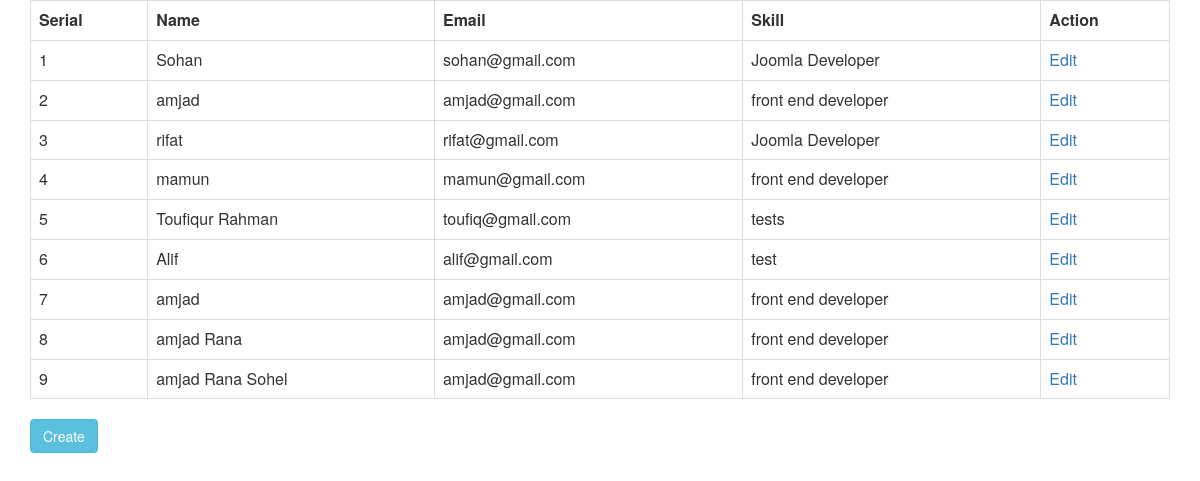
The page / on the database its author committed.
### tables this page shows
CREATE TABLE `tbl_user` (
  `id` int(11) NOT NULL,
  `name` varchar(50) NOT NULL,
  `email` varchar(255) NOT NULL,
  `skill` varchar(50) NOT NULL
);

### Database.php (called while the page is built, shortened)
<?php
class Database
{
    public $host = DB_HOST;
    public $user = DB_USER;
    public $pass = DB_PASS;
    public $dbname = DB_NAME;
    public $link;
    private function connectDB()
    {
        $this->link = new mysqli($this->host, $this->user, $this->pass, $this->dbname);
    }
    public function select($query){
    $result = $this->link->query($query) or die($this->link->error.__LINE__);
    if ($result->num_rows > 0){
        return $result;
    }else{
        return false;
    }
    }
}

### index.php (the view, shortened to what this page needs)
<?php
include "Database.php";
?>
<?php
$db = new Database();
$query = "SELECT * FROM tbl_user";
$read = $db->select($query);
?>
<link rel="stylesheet" href="https://maxcdn.bootstrapcdn.com/bootstrap/3.3.7/css/bootstrap.min.css">
<div class="container">
<table class="table table-bordered">
    <tr>
        <th>Serial</th>
        <th>Name</th>
        <th>Email</th>
        <th>Skill</th>
        <th>Action</th>
    </tr>
    <?php if ($read){ ?>
        <?php
        $i=1;
        while ($row = $read->fetch_assoc()){
            ?>
    <tr>
        <td><?php echo $i++; ?></td>
        <td><?php echo $row['name'];?></td>
        <td><?php echo $row['email'];?></td>
        <td><?php echo $row['skill'];?></td>
        <td><a href="update.php?id=<?php echo urlencode($row['id']); ?>">Edit</a></td>
    </tr>
    <?php } ?>
    <?php } else {?>
    <p>Data is not Available!!</p>
    <?php } ?>
</table>
    <a class="btn btn-info" href="create.php">Create</a>
</div>

### rows shown on the page
tbl_user: name "Sohan", email "sohan@gmail.com", skill "Joomla Developer"
tbl_user: name "amjad", email "amjad@gmail.com", skill "front end developer"
tbl_user: name "rifat", email "rifat@gmail.com", skill "Joomla Developer"
tbl_user: name "mamun", email "mamun@gmail.com", skill "front end developer"
tbl_user: name "Toufiqur Rahman", email "toufiq@gmail.com", skill "tests"
tbl_user: name "Alif", email "alif@gmail.com", skill "test"
tbl_user: name "amjad", email "amjad@gmail.com", skill "front end developer"
tbl_user: name "amjad Rana", email "amjad@gmail.com", skill "front end developer"
tbl_user: name "amjad Rana Sohel", email "amjad@gmail.com", skill "front end developer"
